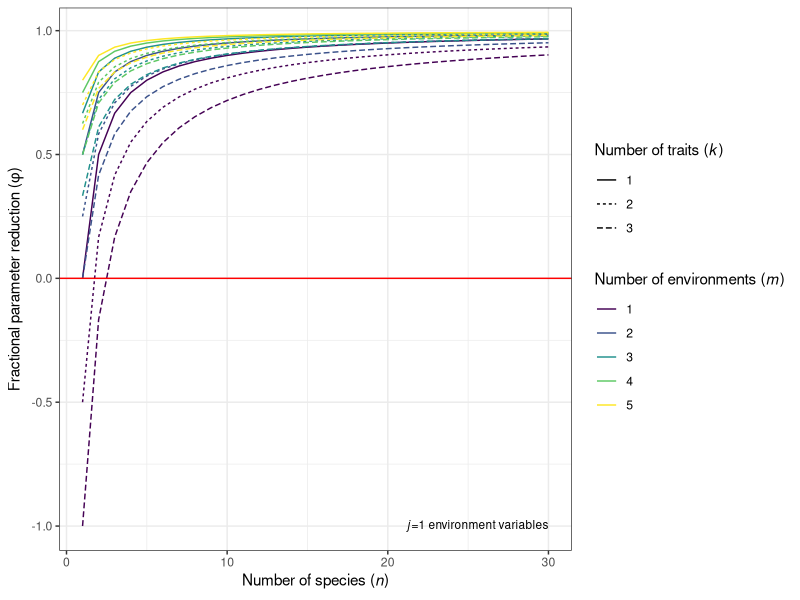

The R source for this figure:
library(ggplot2)
library(dplyr)

phi <- function(n, m, j, k)
{
  1 - (j+n*k) / (m * (n^2+n))  
}

grid <- expand.grid(n=1:30,m=1:5,j=1,k=1:3)
grid$phi = sapply(1:nrow(grid), function(i) {
  phi(n=grid$n[i],
      m=grid$m[i],
      j=grid$j[i],
      k=grid$k[i])
  })

g = ggplot(grid %>%
         mutate(m=factor(m,ordered=TRUE), k=factor(k,ordered=TRUE)), 
       aes(x=n,y=phi,color=m,group=paste(m,k),linetype=k)) + 
  geom_line() +
  theme_bw() +
  xlab(expression(paste("Number of species (", italic(n),")"))) +
  ylab(expression(paste("Fractional parameter reduction (", italic(phi),")"))) +
  geom_hline(color='red',yintercept = 0) +
  annotate(geom='text',x=30,y=-1,label=expression(paste(italic(j),"=1 environment variables")),adj=1,size=3) +
  scale_color_viridis_d(name=expression(paste("Number of environments (", italic(m), ")"))) +
  scale_linetype_discrete(name=expression(paste("Number of traits (", italic(k), ")"))) +
  theme(legend.position = 'right')

ggsave(g, file='parameter_reduction.pdf',width=8,height=5)

       